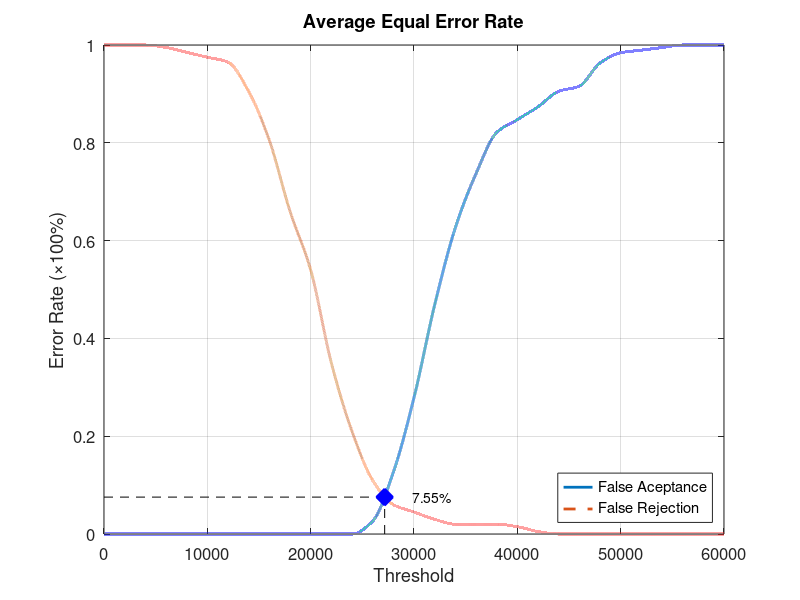
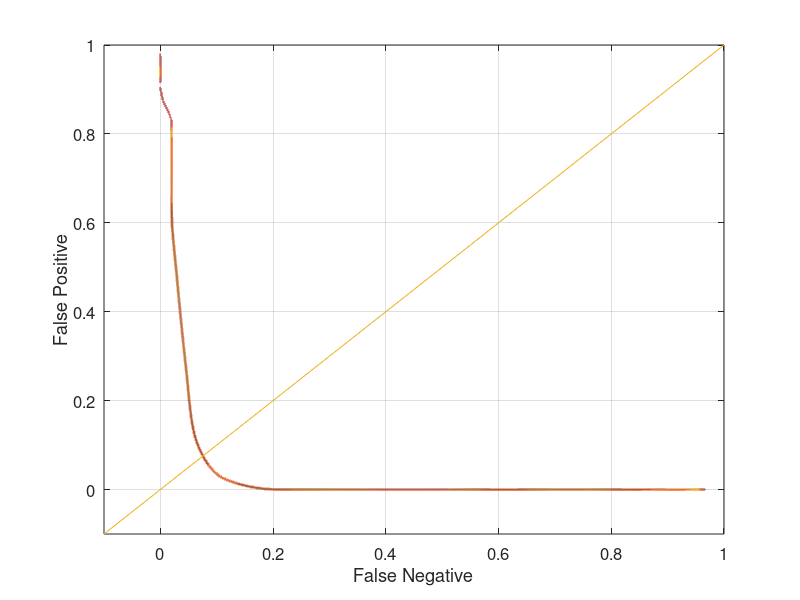

MATLAB code to generate these figures, in order:
function yEER = Database3_2
close all;
clear;
clc;
x = 0:2000:60000;
xq = 0:0.5:60000;

y0 = [0 0 0 0 0 0 0 0 0 0 0 0 0 0.0263158 0.126316 0.278947 0.468421 0.626316 0.736842 0.821053 0.847368 0.873684 0.905263 0.915789 0.963158 0.984211 0.989474 0.994737 1 1 1];
yy0 = interp1(x, y0, xq, 'pchip');
y1 = [1 1 1 0.995 0.985 0.975 0.965 0.905 0.805 0.66 0.54 0.35 0.21 0.11 0.06 0.045 0.03 0.02 0.02 0.02 0.015 0.005 0 0 0 0 0 0 0 0 0];
yy1 = interp1(x, y1, xq, 'pchip');

% Calculating EER: 
y2 = abs(y0 - y1);
find(y2 == min(y2))
yy2 = abs(yy0 - yy1);
xEER = find(yy2 == min(yy2));
xEERIndex = xq(xEER) % X-axis EER
yEER = yy0(xEER) % Y-axis EER

main = figure
plot(xq, yy0,'-','LineWidth', 2);	hold on
plot(xq, yy1,'--','LineWidth', 2);	hold on
plot([xEERIndex xEERIndex], [0 yEER], 'k--');	hold on
plot([0 xEERIndex], [yEER yEER], 'k--');	hold on
plot(xEERIndex, yEER, 'bx', 'LineWidth', 10);	hold on
text(xEERIndex + 10 * xEERIndex / 100, yEER, [num2str(round((10000 * yEER)) / 100) '%'])
legend('False Aceptance', 'False Rejection', 'Location', 'SouthEast')
xlabel('Threshold')
ylabel('Error Rate (\times100%)')
title('Average Equal Error Rate')
set(gca, 'FontSize', 12)
axis([0 60000 0 1])
grid on

print(main, 'Database3_2Main', '-dpng');
FNRxFPR = figure('Color', [1 1 1]);
plot(yy1, yy0, '-', yy1, yy0, 'LineWidth', 2);
hold on
y = -0.1:0.1:1
plot(y, y); 
set(gca, 'FontSize', 12)
xlabel('False Negative')
ylabel('False Positive')
axis([-0.1 1 -0.1 1])
set(gca, 'FontSize', 12)
grid on

print(FNRxFPR, 'Database3_2FNRxFPR','-dpng');
end
